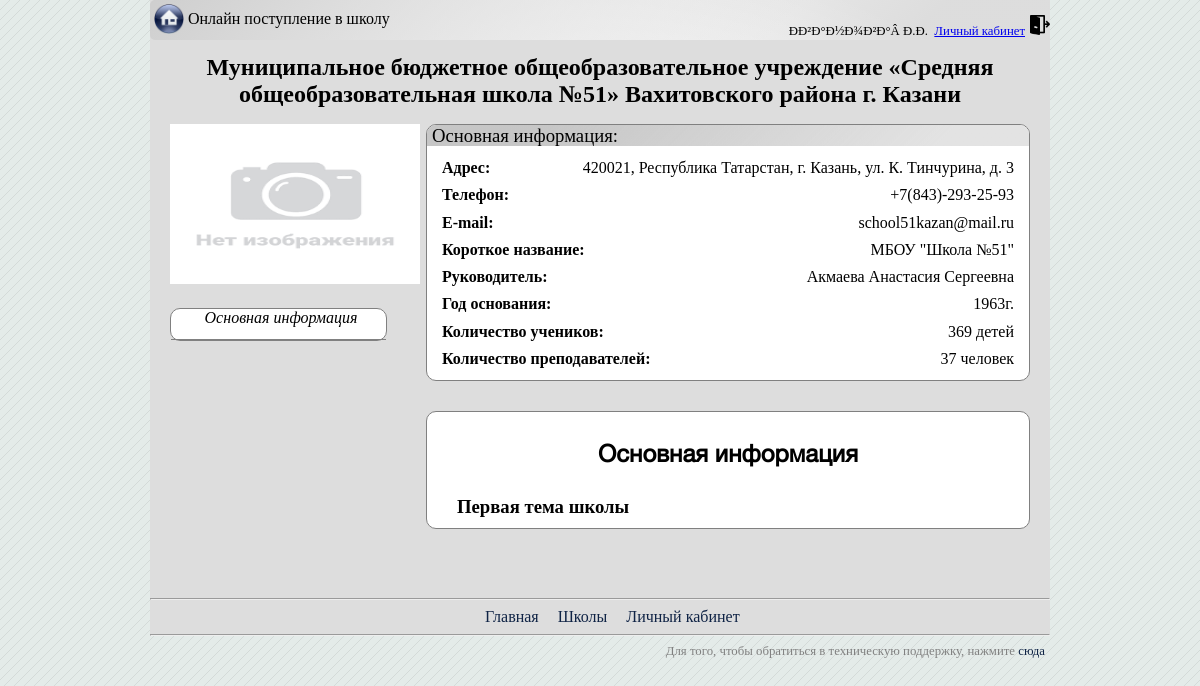
The page /school/index.php?page=school&id=17 (signed in) on the database its author committed.
### tables this page shows
CREATE TABLE `school` (
  `id` int(5) NOT NULL,
  `name` varchar(300) DEFAULT NULL,
  `address` varchar(150) DEFAULT NULL,
  `telephone` varchar(20) DEFAULT NULL,
  `director` varchar(100) DEFAULT NULL,
  `email` varchar(100) DEFAULT NULL,
  `shorttitle` varchar(50) DEFAULT NULL,
  `year` int(4) DEFAULT NULL,
  `ccount` int(5) DEFAULT NULL,
  `tcount` int(5) DEFAULT NULL,
  `cor1` varchar(10) DEFAULT NULL,
  `cor2` varchar(10) DEFAULT NULL,
  `startdate` date DEFAULT NULL,
  `enddate` date DEFAULT NULL,
  `active` varchar(5) NOT NULL DEFAULT 'false'
);

### school/templates/school.php (the view, shortened to what this page needs)
<?php
if (isset($_GET['id'])){?>
<div class="school">
	<?
	$id = $_GET['id'];
	$result = mysqli_query($link,"SELECT * FROM school WHERE id = $id");
	$school = mysqli_fetch_row($result);
	?>
	<h1 align="center"><? echo $school[1]; ?></h1>
	<div class="mainpic">
		<img src=<? if (file_exists('schools\\'.$school[0].'\\main_pic.jpg')){ echo "schools/$school[0]/main_pic.jpg?clear=".rand(); } else {echo "attach/no_photo.png"; } ?> >
	</div>
	<div class="sinfo">
			<h3>Основная информация:</h3>
			<p><b>Адрес:</b><span><? echo $school[2]; ?></span></p>
			<p><b>Телефон:</b><span><? echo $school[3]; ?></span></p>
			<p><b>E-mail:</b><span><? echo $school[5]; ?></span></p>
			<p><b>Короткое название:</b><span><? echo $school[6]; ?></span></p>
			<p><b>Руководитель:</b><span><? echo $school[4]; ?></span></p>
			<p><b>Год основания:</b><span><? echo $school[7]; ?>г.</span></p>
			<p><b>Количество учеников:</b><span><? echo $school[8]; ?> детей</span></p>
			<p><b>Количество преподавателей:</b><span><? echo $school[9]; ?> человек</span></p>
	</div>
	<?
	$result = mysqli_query($link,"SELECT title, content FROM page WHERE school_id = '$id'");
	 while ($row = mysqli_fetch_row($result)) {
	    $titles[] = $row[0];
	    $contents[] = $row[1];
	}
	?>
	<div class="schoolhreflist">
		<ul>
			<?
				$j=1;
				foreach ($titles as $title) {
					if( $j==1){
						echo "<li><div class='sbutton chosen' data-value=\"$j\">$title";
						echo "</div></li>";
					}
					$j=$j+1;
				}
			?>
		</ul>
	</div>
	<div class="schoolcontent">
	    <?
			$j=1;
			foreach ($contents as $content) {
				if ($j==1){
					echo "<div class='tab tab--$j active'>";
					echo "<h2>".$titles[$j-1]."</h2>";
					echo "<div class='pagecontent--$j'>";
					echo $content;
					echo "</div>";
					echo "</div>";
				}
				$j=$j+1;
			}
		?>
	</div>
</div>
<?}
	else
		header("Location: http://school/templates/404.html");
?>

### school/styles/styles.css (style rules this page uses)
html { background: #e4ebe9 url(../attach/html.png) repeat top left; color: #000; }
body { width: 75%; margin: auto auto; background-color: #DDDDDD; }
.content h2 { font-family: "Faust"; text-align: center; }
.school { padding: 20px; font-family: "PT Root UI"; min-width: 70%; display: inline-block; }
.school h1 { margin-top: -10px; font-size: 1.5em; padding-right: 20px; padding-left: 20px; }
.school .mainpic { display: block; float: left; }
.school .mainpic img { width: inherit; height: inherit; width: 250px; height: 160px; }
.school .sinfo { border: 1px solid grey; border-radius: 10px; background-color: white; display: block; width: 70%; float: right; line-height: 0.7em; }
.school .sinfo h3 { padding-left: 5px; margin: 0; font-weight: 1; background: linear-gradient(315deg, hsla(225, 0%, 89.01%, 1) 15%, hsla(225, 0%, 89.01%, 0) 80%), linear-gradient(245deg, hsla(340, 0%, 77.72%, 1) 100%, hsla(340, 0%, 77.72%, 0) 70%); border-top-right-radius: 9px; border-top-left-radius: 9px; padding: 5px; }
.school .sinfo span { float: right; padding-right: 15px; }
.school .sinfo b { padding-left: 15px; }
.school .schoolhreflist { background-color: white; margin-top: 20px; display: block; float: left; border: 1px solid grey; border-radius: 10px; width: 25%; }
.school .schoolhreflist ul { padding: 0; list-style-type: none; margin-bottom: 0; margin-top: 0; }
.school .schoolhreflist ul li { padding-left: 5px; text-align-last: center; min-height: 30px; cursor: pointer; }
.school .schoolhreflist ul li { border-bottom: 1px solid grey; }
.school .schoolcontent { border: 1px solid grey; border-radius: 10px; background-color: white; width: 70%; margin-top: 30px; float: right; }
.school .schoolcontent h3 { margin: 0; padding-top: 10px; padding-left: 20px; }
.tab { display: none; }
.chosen { font-style: italic; }
.tab.active { display: block; padding: 10px; }
.tab.active h2 { display: block; font-family: "Helvetica"; }

### rows shown on the page
school: name "Муниципальное бюджетное общеобразовательное учреждение «Средняя общеобразовательная школа №51» Вахитовского района г. Казани", address "420021, Республика Татарстан, г. Казань, ул. К. Тинчурина, д. 3", telephone "+7(843)-293-25-93", email "school51kazan@mail.ru", shorttitle "МБОУ \"Школа №51\"", director "Акмаева Анастасия Сергеевна", year "1963", ccount "369", tcount "37"

### other values the page prints
$_COOKIE['FIO'] "ÐÐ²Ð°Ð½Ð¾Ð²Ð°Â Ð.Ð."
$title "Основная информация"
$titles[$j-1] "Основная информация"
$content "Первая тема школы"
